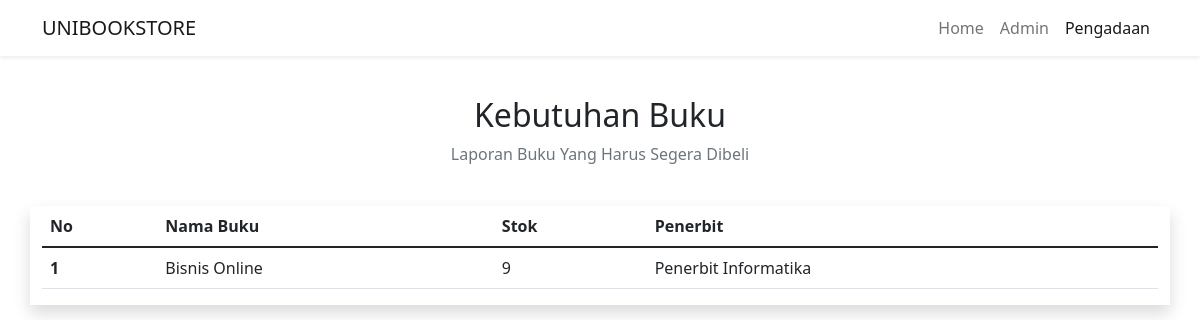
Screenshot of /pengadaan.php with the database file from the repository.
### tables this page shows
CREATE TABLE `tb_buku` (
  `id_buku` char(5) NOT NULL,
  `id_kategori` int(11) NOT NULL,
  `nama_buku` varchar(100) NOT NULL,
  `harga_buku` int(10) NOT NULL,
  `stok_buku` int(3) NOT NULL,
  `id_penerbit` char(4) NOT NULL
);

CREATE TABLE `tb_penerbit` (
  `id_penerbit` char(4) NOT NULL,
  `nama_penerbit` varchar(50) NOT NULL,
  `alamat_penerbit` varchar(255) NOT NULL,
  `kota_penerbit` varchar(100) NOT NULL,
  `telepon` varchar(20) NOT NULL
);

### pengadaan.php (the view, shortened to what this page needs)
<?php
require_once('connection.php');
$query = "SELECT * FROM tb_buku JOIN tb_kategori ON tb_buku.id_kategori = tb_kategori.id_kategori JOIN tb_penerbit ON tb_buku.id_penerbit = tb_penerbit.id_penerbit ORDER BY stok_buku ASC LIMIT 1";
$result = mysqli_query($mysqli, $query);
?>
<!DOCTYPE html>
<html lang="en">
<head>
   <link href="https://cdn.jsdelivr.net/npm/bootstrap@5.1.3/dist/css/bootstrap.min.css" rel="stylesheet">
   <link rel="stylesheet" href="https://cdn.jsdelivr.net/npm/bootstrap-icons@1.5.0/font/bootstrap-icons.css" />
</head>
<body>
   <nav class="navbar navbar-expand-lg navbar-light  bg-white shadow-sm fixed-top">
      <div class="container">
         <a class="navbar-brand" href="index.php">UNIBOOKSTORE</a>
         <div class="collapse navbar-collapse" id="navbarNav">
            <ul class="navbar-nav ms-auto">
               <li class="nav-item">
                  <a class="nav-link" aria-current="page" href="index.php">Home</a>
               </li>
               <li class="nav-item">
                  <a class="nav-link" href="admin.php">Admin</a>
               </li>
               <li class="nav-item">
                  <a class="nav-link active" href="pengadaan.php">Pengadaan</a>
               </li>
            </ul>
         </div>
      </div>
   </nav>
   <section id="main" style="margin-top: 6rem;">
      <div class="container">
         <div class="row mb-4">
            <h2 class="text-center">Kebutuhan Buku</h2>
            <p class="text-center text-muted">Laporan Buku Yang Harus Segera Dibeli</p>
         </div>
         <div class="row">
            <div class="col-12 shadow">
               <table class="table table-hover table-responsive">
                  <thead>
                     <tr>
                        <th scope="col">No</th>
                        <th scope="col">Nama Buku</th>
                        <th scope="col">Stok</th>
                        <th scope="col">Penerbit</th>
                     </tr>
                  </thead>
                  <tbody>
                     <?php
                        $i = 1;
                        foreach( $result as $buku ) :
                           $nama = $buku['nama_buku'];
                           $stok = $buku['stok_buku'];
                           $penerbit = $buku['nama_penerbit'];
                     ?>
                     <tr>
                        <th scope="row"><?= $i++; ?></th>
                        <td><?= ucwords($nama); ?></td>
                        <td><?= $stok; ?></td>
                        <td><?= ucwords($penerbit); ?></td>
                     </tr>
                     <?php endforeach; ?>
                  </tbody>
               </table>
            </div>
         </div>
      </div>
   </section>
</body>
</html>

### rows the page displays
tb_buku: nama_buku "Bisnis Online", stok_buku "9", id_penerbit.nama_penerbit "Penerbit Informatika"
